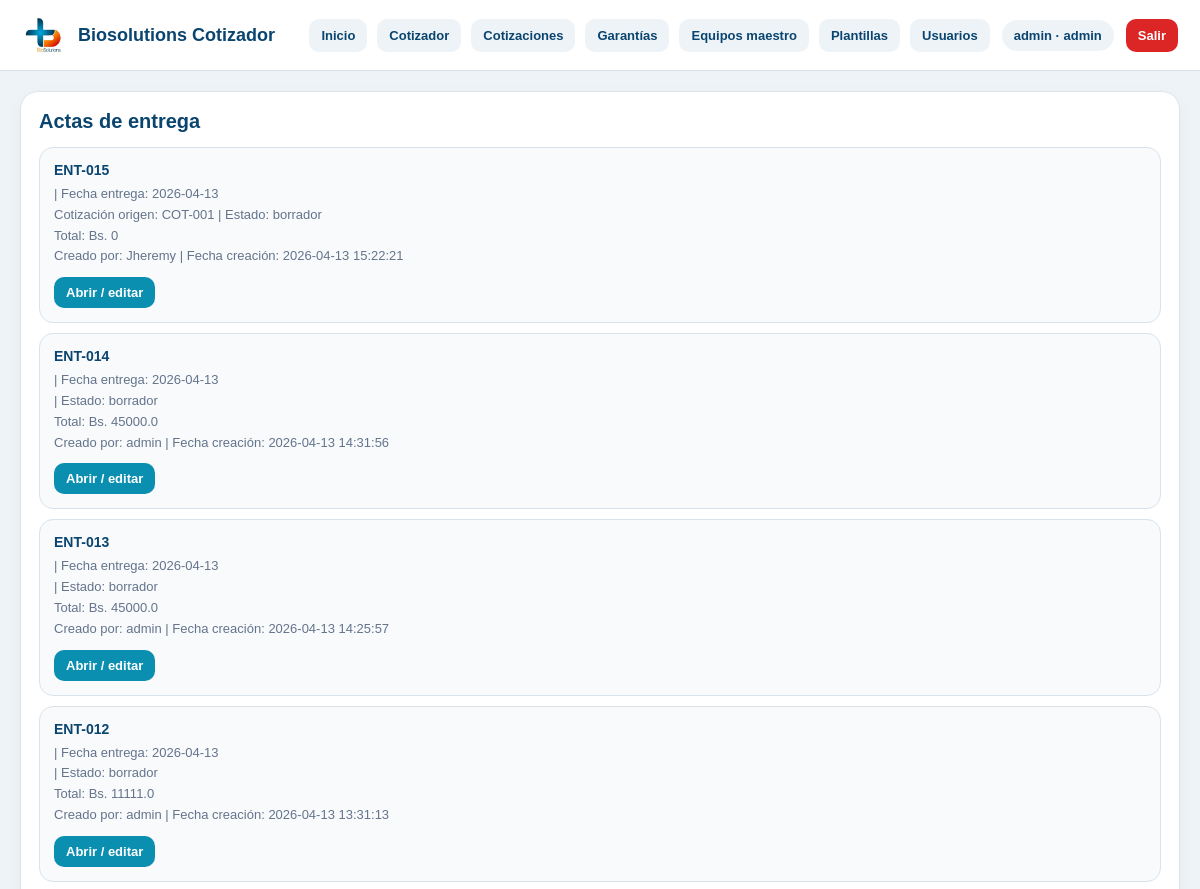
Page /entregas (signed in, upper part) on the earlier database version.
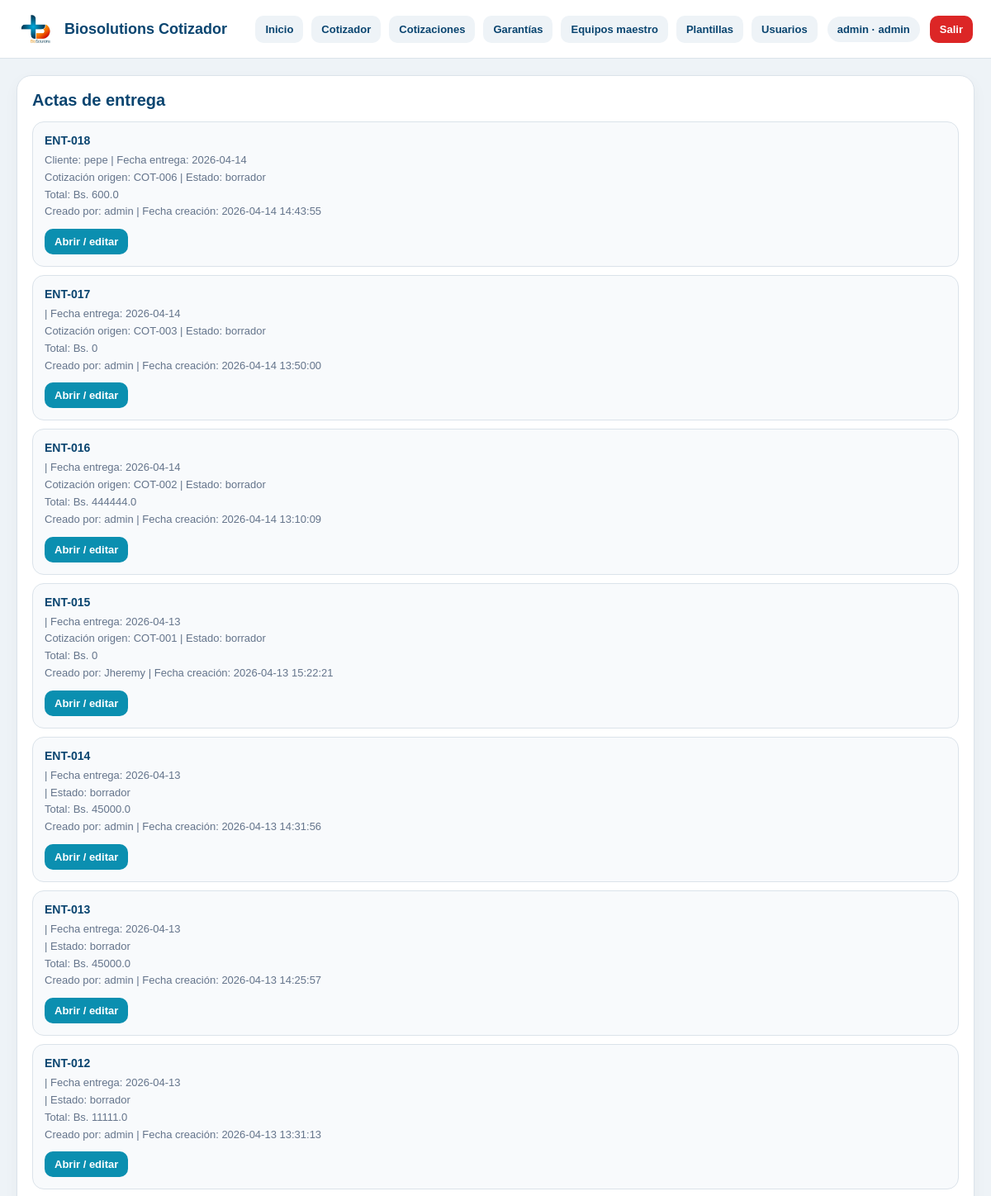
Same page on the later database version.
### tables this page shows
CREATE TABLE entregas (
            id INTEGER PRIMARY KEY AUTOINCREMENT,
            cotizacion_id INTEGER NOT NULL,
            numero_entrega TEXT,
            fecha_entrega TEXT,
            cliente_nombre TEXT,
            cliente_documento TEXT,
            recibe_nombre TEXT,
            entrega_nombre TEXT,
            entrega_documento_texto TEXT,
            texto_intro TEXT,
            total REAL DEFAULT 0,
            payload_json TEXT,
            estado TEXT DEFAULT 'borrador',
            creado_por_user_id INTEGER,
            actualizado_por_user_id INTEGER,
            creado_en TEXT DEFAULT CURRENT_TIMESTAMP,
            actualizado_en TEXT DEFAULT CURRENT_TIMESTAMP
        );

CREATE TABLE cotizaciones (
    id INTEGER PRIMARY KEY AUTOINCREMENT,
    numero TEXT,
    fecha TEXT,
    cliente TEXT,
    atencion TEXT,
    ciudad TEXT,
    validez TEXT,
    forma_pago TEXT,
    observaciones TEXT,
    moneda TEXT DEFAULT 'BOB',
    total REAL DEFAULT 0,
    estado TEXT DEFAULT 'borrador'
, payload_json TEXT, creado_por_user_id INTEGER, actualizado_por_user_id INTEGER, creado_en TEXT, actualizado_en TEXT, estado_documental TEXT DEFAULT 'borrador');

CREATE TABLE usuarios (
    id INTEGER PRIMARY KEY AUTOINCREMENT,
    username TEXT NOT NULL UNIQUE,
    password_hash TEXT NOT NULL,
    nombre TEXT,
    rol TEXT NOT NULL DEFAULT 'editor',
    activo INTEGER NOT NULL DEFAULT 1,
    creado_en TEXT NOT NULL DEFAULT CURRENT_TIMESTAMP
);

### app.py (the view)
@app.route("/entregas")
@login_required
def entregas_page():
    conn = get_db_connection()
    ensure_auth_schema(conn)
    entregas = conn.execute("""
        SELECT
            e.*,
            c.numero AS cotizacion_numero,
            uc.username AS creado_por_username,
            ua.username AS actualizado_por_username
        FROM entregas e
        LEFT JOIN cotizaciones c ON c.id = e.cotizacion_id
        LEFT JOIN usuarios uc ON uc.id = e.creado_por_user_id
        LEFT JOIN usuarios ua ON ua.id = e.actualizado_por_user_id
        ORDER BY e.id DESC
    """).fetchall()
    conn.close()
    return render_template("entregas.html", entregas=entregas, active_page="entregas")

### app.py (called while the page is built)
def get_db_connection():
    conn = sqlite3.connect(DB_PATH, timeout=10)
    conn.row_factory = sqlite3.Row
    return conn

def ensure_payload_json_column(conn):
    columns = conn.execute("PRAGMA table_info(cotizaciones)").fetchall()
    column_names = [col["name"] for col in columns]
    if "payload_json" not in column_names:
        conn.execute("ALTER TABLE cotizaciones ADD COLUMN payload_json TEXT")
        conn.commit()

def ensure_users_table(conn):
    conn.execute("""
        CREATE TABLE IF NOT EXISTS usuarios (
            id INTEGER PRIMARY KEY AUTOINCREMENT,
            username TEXT NOT NULL UNIQUE,
            password_hash TEXT NOT NULL,
            nombre TEXT,
            rol TEXT NOT NULL DEFAULT 'editor',
            activo INTEGER NOT NULL DEFAULT 1,
            creado_en TEXT NOT NULL DEFAULT CURRENT_TIMESTAMP
        )
    """)
    conn.commit()

def ensure_documentos_schema(conn):
    ensure_payload_json_column(conn)
    ensure_cotizaciones_audit_columns(conn)
    ensure_cotizacion_documental_column(conn)
    ensure_entregas_table(conn)
    ensure_garantias_table(conn)

def ensure_auth_schema(conn):
    ensure_users_table(conn)
    ensure_documentos_schema(conn)

### templates/entregas.html (shortened to what this page needs)
{% extends "base.html" %}
{% block content %}
<section class="page-card">
  <h2>Actas de entrega</h2>
  {% if entregas %}
    <div class="lib-list">
      {% for e in entregas %}
        <div class="lib-card">
          <strong>{{ e["numero_entrega"] or "Sin número" }}</strong>
          <span>
            {% if e["cliente_nombre"] %}Cliente: {{ e["cliente_nombre"] }}{% endif %}
            {% if e["fecha_entrega"] %} | Fecha entrega: {{ e["fecha_entrega"] }}{% endif %}
          </span>
          <span>
            {% if e["cotizacion_numero"] %}Cotización origen: {{ e["cotizacion_numero"] }}{% endif %}
            | Estado: {{ e["estado"] or "borrador" }}
          </span>
          <span>
            Total: Bs. {{ e["total"] or 0 }}
          </span>
           <span>
            Creado por: {{ e["creado_por_username"] or "N/D" }}
            {% if e["creado_en"] %} | Fecha creación: {{ e["creado_en"] }}{% endif %}
          </span>
          <div class="actions">
            <a href="{{ url_for('entrega_detail_page', entrega_id=e['id']) }}">Abrir / editar</a>
          </div>
        </div>
      {% endfor %}
    </div>
  {% else %}
    <p class="tiny-note">Todavía no hay actas de entrega generadas.</p>
  {% endif %}
</section>
{% endblock %}

Differences in the rows shown:
added entregas: numero_entrega "ENT-018", cliente_nombre "pepe", fecha_entrega "2026-04-14", cotizacion_numero "COT-006", estado "borrador", total "600.0", username "admin", creado_en "2026-04-14 14:43:55"
added entregas: numero_entrega "ENT-017", fecha_entrega "2026-04-14", cotizacion_numero "COT-003", estado "borrador", total "0", username "admin", creado_en "2026-04-14 13:50:00"
added entregas: numero_entrega "ENT-016", fecha_entrega "2026-04-14", cotizacion_numero "COT-002", estado "borrador", total "444444.0", username "admin", creado_en "2026-04-14 13:10:09"
